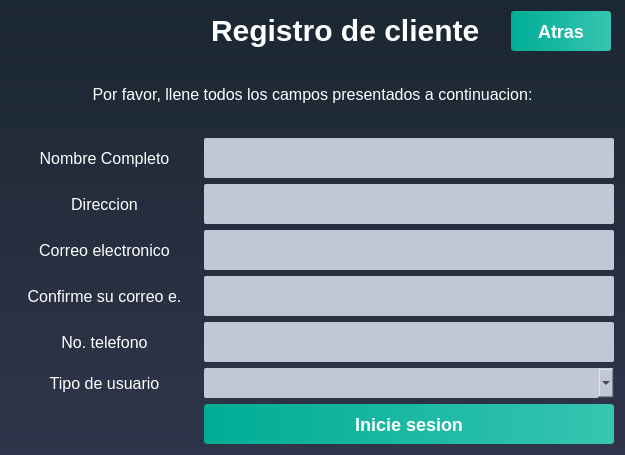
<?xml version="1.0" encoding="UTF-8"?>
<ui version="4.0">
 <class>SignIn_Customer_Dialog</class>
 <widget class="QDialog" name="SignIn_Customer_Dialog">
  <property name="geometry">
   <rect>
    <x>0</x>
    <y>0</y>
    <width>625</width>
    <height>455</height>
   </rect>
  </property>
  <property name="windowTitle">
   <string>Dialog</string>
  </property>
  <property name="styleSheet">
   <string notr="true">QWidget
{
	background-color: qlineargradient(spread:repeat, x1:1, y1:0, x2:1, y2:1, stop:0 rgba(27, 39, 50, 255),stop:1 rgba(47, 53, 74, 255));
	color: #000000;

}</string>
  </property>
  <layout class="QVBoxLayout" name="verticalLayout">
   <item>
    <layout class="QGridLayout" name="gridLayout">
     <property name="leftMargin">
      <number>20</number>
     </property>
     <property name="rightMargin">
      <number>0</number>
     </property>
     <property name="horizontalSpacing">
      <number>0</number>
     </property>
     <item row="0" column="2">
      <widget class="QPushButton" name="pushButton">
       <property name="minimumSize">
        <size>
         <width>100</width>
         <height>0</height>
        </size>
       </property>
       <property name="maximumSize">
        <size>
         <width>100</width>
         <height>40</height>
        </size>
       </property>
       <property name="font">
        <font>
         <pointsize>-1</pointsize>
         <weight>75</weight>
         <bold>true</bold>
        </font>
       </property>
       <property name="styleSheet">
        <string notr="true">QPushButton
{
	background-color: qlineargradient(spread:pad, x1:0, y1:0.511, x2:1, y2:0.511, stop:0 rgba(0, 172, 149, 255),stop:0.995192 rgba(54, 197, 177, 255));
	color: #fff;
	font-size: 18px;
	font-weight: bold;
	border: none;
	border-radius: 3px;
	padding: 5px;

}</string>
       </property>
       <property name="text">
        <string>Atras</string>
       </property>
       <property name="icon">
        <iconset resource="hermes_imagenes.qrc">
         <normaloff>:/back.png</normaloff>:/back.png</iconset>
       </property>
       <property name="iconSize">
        <size>
         <width>25</width>
         <height>25</height>
        </size>
       </property>
      </widget>
     </item>
     <item row="0" column="0">
      <widget class="QLabel" name="label_8">
       <property name="maximumSize">
        <size>
         <width>180</width>
         <height>80</height>
        </size>
       </property>
       <property name="styleSheet">
        <string notr="true">QLabel
{
	background-color: transparent;



}</string>
       </property>
       <property name="text">
        <string/>
       </property>
       <property name="pixmap">
        <pixmap resource="hermes_imagenes.qrc">:/Logo oficial Hermes(1).png</pixmap>
       </property>
      </widget>
     </item>
     <item row="0" column="1">
      <widget class="QLabel" name="label_10">
       <property name="maximumSize">
        <size>
         <width>300</width>
         <height>250</height>
        </size>
       </property>
       <property name="font">
        <font>
         <pointsize>-1</pointsize>
         <weight>75</weight>
         <bold>true</bold>
        </font>
       </property>
       <property name="styleSheet">
        <string notr="true">QLabel
{
	background-color: transparent;
	color: #FFFFFF;
	font-size: 30px;
	font-weight: bold;


}</string>
       </property>
       <property name="text">
        <string>&lt;html&gt;&lt;head/&gt;&lt;body&gt;&lt;p&gt;Registro de cliente&lt;/p&gt;&lt;/body&gt;&lt;/html&gt;</string>
       </property>
      </widget>
     </item>
    </layout>
   </item>
   <item>
    <layout class="QVBoxLayout" name="verticalLayout_4">
     <item>
      <widget class="QLabel" name="label_7">
       <property name="font">
        <font>
         <pointsize>-1</pointsize>
        </font>
       </property>
       <property name="styleSheet">
        <string notr="true">QLabel
{
	background-color: transparent;
	color: #ffffff;
	font-size: 16px;

}</string>
       </property>
       <property name="text">
        <string>Por favor, llene todos los campos presentados a continuacion:</string>
       </property>
       <property name="alignment">
        <set>Qt::AlignCenter</set>
       </property>
      </widget>
     </item>
    </layout>
   </item>
   <item>
    <layout class="QHBoxLayout" name="horizontalLayout_3">
     <item>
      <widget class="QLabel" name="label">
       <property name="font">
        <font>
         <pointsize>-1</pointsize>
        </font>
       </property>
       <property name="styleSheet">
        <string notr="true">QLabel
{
	background-color: transparent;
	color: #ffffff;
	font-size: 16px;

}</string>
       </property>
       <property name="text">
        <string>Nombre Completo</string>
       </property>
       <property name="alignment">
        <set>Qt::AlignCenter</set>
       </property>
      </widget>
     </item>
     <item>
      <widget class="QLineEdit" name="lineEdit">
       <property name="sizePolicy">
        <sizepolicy hsizetype="Expanding" vsizetype="Preferred">
         <horstretch>0</horstretch>
         <verstretch>0</verstretch>
        </sizepolicy>
       </property>
       <property name="minimumSize">
        <size>
         <width>350</width>
         <height>0</height>
        </size>
       </property>
       <property name="maximumSize">
        <size>
         <width>410</width>
         <height>40</height>
        </size>
       </property>
       <property name="styleSheet">
        <string notr="true">QLineEdit
{
	background-color: #c2c7d5;
	color: #000;
	font-weight: bold;
	border: none;
	border-radius: 2px;
	padding: 3px;

}</string>
       </property>
      </widget>
     </item>
    </layout>
   </item>
   <item>
    <layout class="QHBoxLayout" name="horizontalLayout_4">
     <item>
      <widget class="QLabel" name="label_2">
       <property name="font">
        <font>
         <pointsize>-1</pointsize>
        </font>
       </property>
       <property name="styleSheet">
        <string notr="true">QLabel
{
	background-color: transparent;
	color: #ffffff;
	font-size: 16px;

}</string>
       </property>
       <property name="text">
        <string>Direccion</string>
       </property>
       <property name="alignment">
        <set>Qt::AlignCenter</set>
       </property>
      </widget>
     </item>
     <item>
      <widget class="QLineEdit" name="lineEdit_2">
       <property name="sizePolicy">
        <sizepolicy hsizetype="Expanding" vsizetype="Preferred">
         <horstretch>0</horstretch>
         <verstretch>0</verstretch>
        </sizepolicy>
       </property>
       <property name="minimumSize">
        <size>
         <width>350</width>
         <height>0</height>
        </size>
       </property>
       <property name="maximumSize">
        <size>
         <width>410</width>
         <height>40</height>
        </size>
       </property>
       <property name="styleSheet">
        <string notr="true">QLineEdit
{
	background-color: #c2c7d5;
	color: #000;
	font-weight: bold;
	border: none;
	border-radius: 2px;
	padding: 3px;

}</string>
       </property>
      </widget>
     </item>
    </layout>
   </item>
   <item>
    <layout class="QHBoxLayout" name="horizontalLayout_5">
     <item>
      <widget class="QLabel" name="label_3">
       <property name="font">
        <font>
         <pointsize>-1</pointsize>
        </font>
       </property>
       <property name="styleSheet">
        <string notr="true">QLabel
{
	background-color: transparent;
	color: #ffffff;
	font-size: 16px;

}</string>
       </property>
       <property name="text">
        <string>Correo electronico</string>
       </property>
       <property name="alignment">
        <set>Qt::AlignCenter</set>
       </property>
      </widget>
     </item>
     <item>
      <widget class="QLineEdit" name="lineEdit_3">
       <property name="sizePolicy">
        <sizepolicy hsizetype="Expanding" vsizetype="Preferred">
         <horstretch>0</horstretch>
         <verstretch>0</verstretch>
        </sizepolicy>
       </property>
       <property name="minimumSize">
        <size>
         <width>350</width>
         <height>0</height>
        </size>
       </property>
       <property name="maximumSize">
        <size>
         <width>410</width>
         <height>40</height>
        </size>
       </property>
       <property name="styleSheet">
        <string notr="true">QLineEdit
{
	background-color: #c2c7d5;
	color: #000;
	font-weight: bold;
	border: none;
	border-radius: 2px;
	padding: 3px;

}</string>
       </property>
      </widget>
     </item>
    </layout>
   </item>
   <item>
    <layout class="QHBoxLayout" name="horizontalLayout_6">
     <item>
      <widget class="QLabel" name="label_4">
       <property name="font">
        <font>
         <pointsize>-1</pointsize>
        </font>
       </property>
       <property name="styleSheet">
        <string notr="true">QLabel
{
	background-color: transparent;
	color: #ffffff;
	font-size: 16px;

}</string>
       </property>
       <property name="text">
        <string>Confirme su correo e.</string>
       </property>
       <property name="alignment">
        <set>Qt::AlignCenter</set>
       </property>
      </widget>
     </item>
     <item>
      <widget class="QLineEdit" name="lineEdit_4">
       <property name="sizePolicy">
        <sizepolicy hsizetype="Expanding" vsizetype="Preferred">
         <horstretch>0</horstretch>
         <verstretch>0</verstretch>
        </sizepolicy>
       </property>
       <property name="minimumSize">
        <size>
         <width>350</width>
         <height>0</height>
        </size>
       </property>
       <property name="maximumSize">
        <size>
         <width>410</width>
         <height>40</height>
        </size>
       </property>
       <property name="styleSheet">
        <string notr="true">QLineEdit
{
	background-color: #c2c7d5;
	color: #000;
	font-weight: bold;
	border: none;
	border-radius: 2px;
	padding: 3px;

}</string>
       </property>
      </widget>
     </item>
    </layout>
   </item>
   <item>
    <layout class="QHBoxLayout" name="horizontalLayout_7">
     <item>
      <widget class="QLabel" name="label_5">
       <property name="font">
        <font>
         <pointsize>-1</pointsize>
        </font>
       </property>
       <property name="styleSheet">
        <string notr="true">QLabel
{
	background-color: transparent;
	color: #ffffff;
	font-size: 16px;

}</string>
       </property>
       <property name="text">
        <string>No. telefono</string>
       </property>
       <property name="alignment">
        <set>Qt::AlignCenter</set>
       </property>
      </widget>
     </item>
     <item>
      <widget class="QLineEdit" name="lineEdit_5">
       <property name="sizePolicy">
        <sizepolicy hsizetype="Expanding" vsizetype="Preferred">
         <horstretch>0</horstretch>
         <verstretch>0</verstretch>
        </sizepolicy>
       </property>
       <property name="minimumSize">
        <size>
         <width>350</width>
         <height>0</height>
        </size>
       </property>
       <property name="maximumSize">
        <size>
         <width>410</width>
         <height>40</height>
        </size>
       </property>
       <property name="styleSheet">
        <string notr="true">QLineEdit
{
	background-color: #c2c7d5;
	color: #000;
	font-weight: bold;
	border: none;
	border-radius: 2px;
	padding: 3px;

}</string>
       </property>
      </widget>
     </item>
    </layout>
   </item>
   <item>
    <layout class="QHBoxLayout" name="horizontalLayout_8">
     <item>
      <widget class="QLabel" name="label_9">
       <property name="font">
        <font>
         <pointsize>-1</pointsize>
        </font>
       </property>
       <property name="styleSheet">
        <string notr="true">QLabel
{
	background-color: transparent;
	color: #ffffff;
	font-size: 16px;

}</string>
       </property>
       <property name="text">
        <string>Tipo de usuario</string>
       </property>
       <property name="alignment">
        <set>Qt::AlignCenter</set>
       </property>
      </widget>
     </item>
     <item>
      <widget class="QComboBox" name="comboBox_2">
       <property name="minimumSize">
        <size>
         <width>410</width>
         <height>0</height>
        </size>
       </property>
       <property name="maximumSize">
        <size>
         <width>410</width>
         <height>30</height>
        </size>
       </property>
       <property name="styleSheet">
        <string notr="true">QComboBox
{
	background-color: #c2c7d5;
	color: #000;
	font-weight: bold;
	border: none;
	border-radius: 2px;
	padding: 3px;

}</string>
       </property>
      </widget>
     </item>
    </layout>
   </item>
   <item>
    <layout class="QVBoxLayout" name="verticalLayout_3">
     <item alignment="Qt::AlignRight">
      <widget class="QPushButton" name="pushButton_2">
       <property name="minimumSize">
        <size>
         <width>410</width>
         <height>0</height>
        </size>
       </property>
       <property name="maximumSize">
        <size>
         <width>500</width>
         <height>40</height>
        </size>
       </property>
       <property name="font">
        <font>
         <pointsize>-1</pointsize>
         <weight>75</weight>
         <bold>true</bold>
        </font>
       </property>
       <property name="styleSheet">
        <string notr="true">QPushButton
{
	background-color: qlineargradient(spread:pad, x1:0, y1:0.511, x2:1, y2:0.511, stop:0 rgba(0, 172, 149, 255),stop:0.995192 rgba(54, 197, 177, 255));
	color: #fff;
	font-size: 18px;
	font-weight: bold;
	border: none;
	border-radius: 3px;
	padding: 5px;

}</string>
       </property>
       <property name="text">
        <string>Inicie sesion</string>
       </property>
      </widget>
     </item>
    </layout>
   </item>
  </layout>
 </widget>
 <resources>
  <include location="hermes_imagenes.qrc"/>
 </resources>
 <connections/>
</ui>
